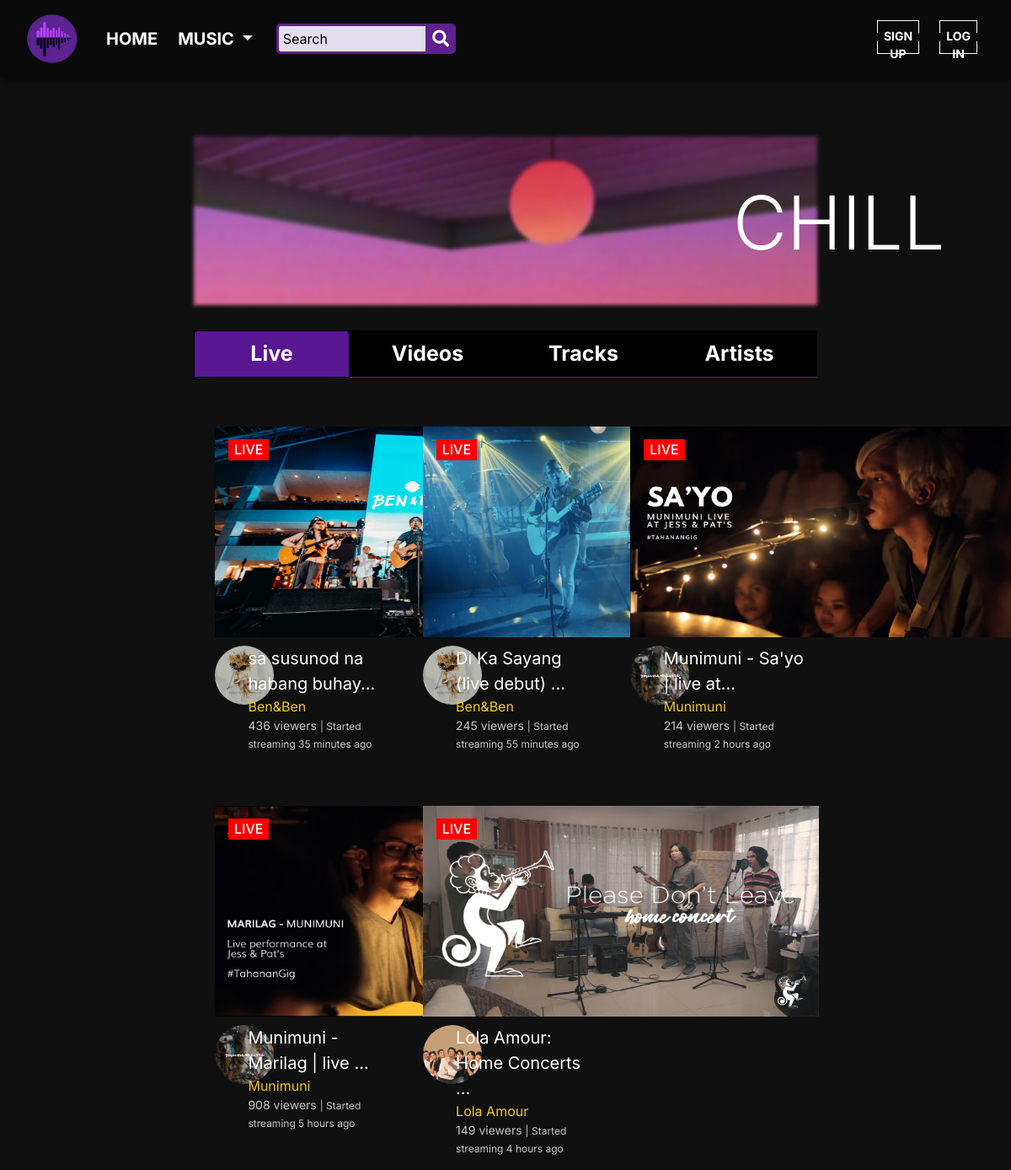
The page /chill.php on the database its author committed.
### tables this page shows
CREATE TABLE `livestreams` (
  `stream_id` int(11) NOT NULL,
  `status` varchar(255) NOT NULL,
  `category` varchar(255) NOT NULL,
  `title` varchar(455) NOT NULL,
  `musician_id` int(11) NOT NULL,
  `viewer_cnt` varchar(255) NOT NULL,
  `stream_time` varchar(455) NOT NULL,
  `stream_src` varchar(355) DEFAULT NULL,
  `thumbnail` varchar(455) DEFAULT NULL,
  `price` varchar(255) NOT NULL
);

CREATE TABLE `musician` (
  `musician_id` int(11) NOT NULL,
  `username` varchar(455) NOT NULL,
  `about` text NOT NULL,
  `profile_pic` varchar(455) NOT NULL,
  `type` varchar(255) DEFAULT NULL,
  `followers` int(11) DEFAULT NULL
);

### chill.php (the view, shortened to what the rows shown need)
<!DOCTYPE html>
<html lang="en">
  <head>
    <link rel="stylesheet" href="https://stackpath.bootstrapcdn.com/bootstrap/4.5.2/css/bootstrap.min.css">
    <link rel="stylesheet" href="https://use.fontawesome.com/releases/v5.13.1/css/all.css">
    <link href="https://cdnjs.cloudflare.com/ajax/libs/slick-carousel/1.8.1/slick.css" rel="stylesheet">
    <link href="https://cdnjs.cloudflare.com/ajax/libs/slick-carousel/1.8.1/slick-theme.css" rel="stylesheet">
    <link rel="stylesheet" type="text/css" href="css/app1.css">
    <link rel="stylesheet" type="text/css" href="css/app2.css">
    <link rel="stylesheet" type="text/css" href="css/app3.css">
    <link rel="stylesheet" type="text/css" href="css/app4.css">
    <link rel="stylesheet" type="text/css" href="css/app5.css">
    <link rel="stylesheet" type="text/css" href="css/style.css">
    <link rel="stylesheet" type="text/css" href="css/style1.css">
     <link rel="stylesheet" type="text/css" href="css/style2.css">
     <link rel="stylesheet" type="text/css" href="css/footer.css">
  </head>
  <body>
  <div>
    <div class="custom-container" style="position: absolute; margin-top: -150px;">
       <h1 class="display-2" style=" margin-left: 640px; ">CHILL</h1>
    </div>
  </div>
    <div class="tab-content" id="myTabContent">
    <div class="tab-pane fade show active" id="live" role="tabpanel" aria-labelledby="live-tab">
  <div class="row custom-container" style="display: flex;">
   <?php
      $streams = [];
      $servername = "localhost";
      $db_username = "root";
      $db_password = "";
      $database = "mellofi";
      $conn = mysqli_connect($servername, $db_username, $db_password, $database);
      $sql_stream = "
      SELECT
         *
         FROM
          `livestreams`
         INNER JOIN
          `musician`
         ON
          `livestreams`.musician_id = `musician`.musician_id
        INNER JOIN
          `genre`
          ON
          `genre`.stream_id = `livestreams`.stream_id
         WHERE
          `genre`.genre = 'chill'
          ORDER BY
          `livestreams`.stream_id ASC
      ";
      $result_stream = mysqli_query($conn, $sql_stream);
          while ($row = mysqli_fetch_assoc($result_stream)) {
            array_push($streams, $row);
          }
          $count_stream = mysqli_num_rows($result_stream);
             if ($count_stream > 0) {
                for ($index = 0; $index < count($streams); $index++) {
                    if (strlen($streams[$index]["title"]) < 27) {
                        if ($streams[$index]["status"] == "live") {
                          if ($streams[$index]["price"] == "premium") {
             echo '
               <div class="col-4 mt-5">
                 <div style="margin-left: 10px">
                 <a href="livestream.php?stream_id='.$streams[$index]["stream_id"].'">
                  <img src="upload/images/'.$streams[$index]["thumbnail"].'" class="thumbnail">
                   <h6 style="position: absolute; margin-top: -235px; margin-left: 16px; background-color: red; padding-left: 7px; padding-right: 7px; padding-top: 3px; padding-bottom: 3px; color: white">LIVE</h6>
                   <h6 style="position: absolute; margin-top: -35px; margin-left: 370px; background-color: green; padding-left: 7px; padding-right: 7px; padding-top: 3px; padding-bottom: 3px; color: white; border-radius: 10px">PREMIUM</h6>
                  </a>
                          <div class="row" style="margin-top: 10px">
                    <div class="col-2">
                    <a href="profile.php?musician_id='.$streams[$index]["musician_id"].'">
                      <img src="upload/images/'.$streams[$index]["profile_pic"].'" class="profile-pic">
                      </a>
                    </div>
                    <div class="col-10" style="text-align: left !important">
                     <a href="livestream.php?stream_id='.$streams[$index]["stream_id"].'" class="stream-txt" style="color: white">' . $streams[$index]["title"] . '</a>
                     <br>
                   <a href="profile.php?musician_id='.$streams[$index]["musician_id"].'"class="user-live">'.$streams[$index]["username"].'</a>
                   <p class="viewer-cnt">'.$streams[$index]["viewer_cnt"].' viewers <span style="font-size: 12px;">| Started streaming '.$streams[$index]["stream_time"].' ago<span></p>
                    </div>
                  </div>
                </div>
            </div>';
                          } else {
             echo '
               <div class="col-4 mt-5">
                 <div style="margin-left: 10px">
                 <a href="livestream.php?stream_id='.$streams[$index]["stream_id"].'">
                  <img src="upload/images/'.$streams[$index]["thumbnail"].'" class="thumbnail">
                   <h6 style="position: absolute; margin-top: -235px; margin-left: 16px; background-color: red; padding-left: 7px; padding-right: 7px; padding-top: 3px; padding-bottom: 3px; color: white">LIVE</h6>
                  </a>
                          <div class="row" style="margin-top: 10px">
                    <div class="col-2">
                    <a href="profile.php?musician_id='.$streams[$index]["musician_id"].'">
                      <img src="upload/images/'.$streams[$index]["profile_pic"].'" class="profile-pic">
                      </a>
                    </div>
                    <div class="col-10" style="text-align: left !important">
                     <a href="livestream.php?stream_id='.$streams[$index]["stream_id"].'" class="stream-txt" style="color: white">' . $streams[$index]["title"] . '</a>
                     <br>
                   <a href="profile.php?musician_id='.$streams[$index]["musician_id"].'"class="user-live">'.$streams[$index]["username"].'</a>
                   <p class="viewer-cnt">'.$streams[$index]["viewer_cnt"].' viewers <span style="font-size: 12px;">| Started streaming '.$streams[$index]["stream_time"].' ago<span></p>
                    </div>
                  </div>
                </div>
            </div>';
                          }
                        } else {
                             if ($streams[$index]["price"] == "premium") {
                                  echo '
                       <div class="col-4 mt-5">
                         <div style="margin-left: 10px">
                         <a href="livestream.php?stream_id='.$streams[$index]["stream_id"].'">
                          <img src="upload/images/'.$streams[$index]["thumbnail"].'" class="thumbnail">
                            <h6 style="position: absolute; margin-top: -35px; margin-left: 370px; background-color: green; padding-left: 7px; padding-right: 7px; padding-top: 3px; padding-bottom: 3px; color: white; border-radius: 10px">PREMIUM</h6>
                          </a>
                                  <div class="row" style="margin-top: 10px">
                            <div class="col-2">
                            <a href="profile.php?musician_id='.$streams[$index]["musician_id"].'">
                              <img src="upload/images/'.$streams[$index]["profile_pic"].'" class="profile-pic">
                              </a>
                            </div>
                            <div class="col-10" style="text-align: left !important">
                             <a href="livestream.php?stream_id='.$streams[$index]["stream_id"].'" class="stream-txt" style="color: white">' . $streams[$index]["title"] . '</a>
                             <br>
                           <a href="profile.php?musician_id='.$streams[$index]["musician_id"].'"class="user-live">'.$streams[$index]["username"].'</a>
                           <p class="viewer-cnt">'.$streams[$index]["viewer_cnt"].' viewers <span style="font-size: 12px;">| Started streaming '.$streams[$index]["stream_time"].' ago<span></p>
                            </div>
                          </div>
                        </div>
                    </div>';
                             } else {
                                  echo '
                       <div class="col-4 mt-5">
                         <div style="margin-left: 10px">
                         <a href="livestream.php?stream_id='.$streams[$index]["stream_id"].'">
                          <img src="upload/images/'.$streams[$index]["thumbnail"].'" class="thumbnail">
                          </a>
                                  <div class="row" style="margin-top: 10px">
                            <div class="col-2">
                            <a href="profile.php?musician_id='.$streams[$index]["musician_id"].'">
                              <img src="upload/images/'.$streams[$index]["profile_pic"].'" class="profile-pic">
                              </a>
                            </div>
                            <div class="col-10" style="text-align: left !important">
                             <a href="livestream.php?stream_id='.$streams[$index]["stream_id"].'" class="stream-txt" style="color: white">' . $streams[$index]["title"] . '</a>
                             <br>
                           <a href="profile.php?musician_id='.$streams[$index]["musician_id"].'"class="user-live">'.$streams[$index]["username"].'</a>
                           <p class="viewer-cnt">'.$streams[$index]["viewer_cnt"].' viewers <span style="font-size: 12px;">| Started streaming '.$streams[$index]["stream_time"].' ago<span></p>
                            </div>
                          </div>
                        </div>
                    </div>';
                             }
                        }
                    } else {
                        if ($streams[$index]["status"] == "live") {
                           if ($streams[$index]["price"] == "premium") {
              echo '
               <div class="col-4 mt-5">
                 <div style="margin-left: 10px">
                 <a href="livestream.php?stream_id='.$streams[$index]["stream_id"].'">
                  <img src="upload/images/'.$streams[$index]["thumbnail"].'" class="thumbnail">
                 <h6 style="position: absolute; margin-top: -235px; margin-left: 16px; background-color: red; padding-left: 7px; padding-right: 7px; padding-top: 3px; padding-bottom: 3px; color: white">LIVE</h6>
                    <h6 style="position: absolute; margin-top: -35px; margin-left: 370px; background-color: green; padding-left: 7px; padding-right: 7px; padding-top: 3px; padding-bottom: 3px; color: white; border-radius: 10px">PREMIUM</h6>
                  </a>
                          <div class="row" style="margin-top: 10px">
                    <div class="col-2">
                    <a href="profile.php?musician_id='.$streams[$index]["musician_id"].'">
                      <img src="upload/images/'.$streams[$index]["profile_pic"].'" class="profile-pic">
                      </a>
                    </div>
                    <div class="col-10" style="text-align: left !important">
                     <a href="livestream.php?stream_id='.$streams[$index]["stream_id"].'" class="stream-txt" style="color: white" title="'.$streams[$index]["title"].'">' . substr($streams[$index]["title"], 0, 26) . '... </a>
                     <br>
                   <a href="profile.php?musician_id='.$streams[$index]["musician_id"].'"class="user-live">'.$streams[$index]["username"].'</a>
                   <p class="viewer-cnt">'.$streams[$index]["viewer_cnt"].' viewers <span style="font-size: 12px;">| Started streaming '.$streams[$index]["stream_time"].' ago<span></p>
                    </div>
                  </div>
                </div>
            </div>';
                           } else {
                                         echo '
               <div class="col-4 mt-5">
                 <div style="margin-left: 10px">
                 <a href="livestream.php?stream_id='.$streams[$index]["stream_id"].'">
                  <img src="upload/images/'.$streams[$index]["thumbnail"].'" class="thumbnail">
                 <h6 style="position: absolute; margin-top: -235px; margin-left: 16px; background-color: red; padding-left: 7px; padding-right: 7px; padding-top: 3px; padding-bottom: 3px; color: white">LIVE</h6>
                  </a>
                          <div class="row" style="margin-top: 10px">
                    <div class="col-2">
                    <a href="profile.php?musician_id='.$streams[$index]["musician_id"].'">
                      <img src="upload/images/'.$streams[$index]["profile_pic"].'" class="profile-pic">
                      </a>
                    </div>
                    <div class="col-10" style="text-align: left !important">
                     <a href="livestream.php?stream_id='.$streams[$index]["stream_id"].'" class="stream-txt" style="color: white" title="'.$streams[$index]["title"].'">' . substr($streams[$index]["title"], 0, 26) . '... </a>
                     <br>
                   <a href="profile.php?musician_id='.$streams[$index]["musician_id"].'"class="user-live">'.$streams[$index]["username"].'</a>
                   <p class="viewer-cnt">'.$streams[$index]["viewer_cnt"].' viewers <span style="font-size: 12px;">| Started streaming '.$streams[$index]["stream_time"].' ago<span></p>
                    </div>
                  </div>
                </div>
            </div>';
                           }
                        }
                    }
                }
              }
              ?>
      </div>
  </div>
    </div>
    <link rel="stylesheet" href="https://unpkg.com/swiper/swiper-bundle.css">
    <link rel="stylesheet" href="https://unpkg.com/swiper/swiper-bundle.min.css">
  </body>
</html>

### rows shown on the page
livestreams: thumbnail (picture), musician.profile_pic (picture), title "sa susunod na habang buhay", musician.username "Ben&Ben", viewer_cnt "436", stream_time "35 minutes"
livestreams: thumbnail (placeholder picture), musician.profile_pic (picture), title "Di Ka Sayang (live debut)", musician.username "Ben&Ben", viewer_cnt "245", stream_time "55 minutes"
livestreams: thumbnail (placeholder picture), musician.profile_pic (picture), title "Munimuni - Sa'yo | live at", musician.username "Munimuni", viewer_cnt "214", stream_time "2 hours"
livestreams: thumbnail (placeholder picture), musician.profile_pic (picture), title "Munimuni - Marilag | live", musician.username "Munimuni", viewer_cnt "908", stream_time "5 hours"
livestreams: thumbnail (placeholder picture), musician.profile_pic (picture), title "Lola Amour: Home Concerts", musician.username "Lola Amour", viewer_cnt "149", stream_time "4 hours"
